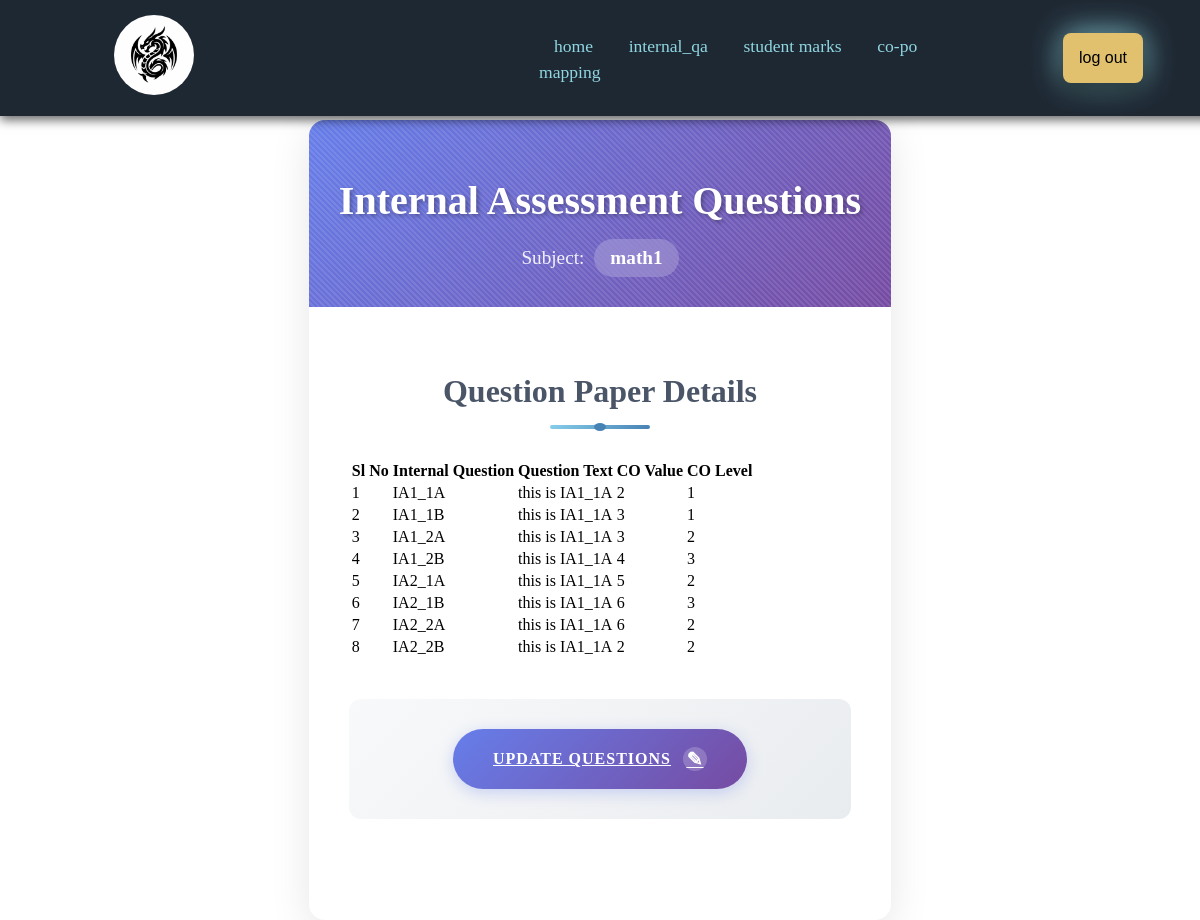
Screenshot of /user/internal_qa.php (signed in) with the database file from the repository.
### tables this page shows
CREATE TABLE `internals` (
  `subject` varchar(20) NOT NULL,
  `IA1_1A` varchar(500) NOT NULL,
  `IA1_1A_CO` varchar(3) NOT NULL,
  `IA1_1A_LV` varchar(20) NOT NULL,
  `IA1_1B` varchar(500) NOT NULL,
  `IA1_1B_CO` varchar(3) NOT NULL,
  `IA1_1B_LV` varchar(20) NOT NULL,
  `IA1_2A` varchar(500) NOT NULL,
  `IA1_2A_CO` varchar(3) NOT NULL,
  `IA1_2A_LV` varchar(20) NOT NULL,
  `IA1_2B` varchar(500) NOT NULL,
  `IA1_2B_CO` varchar(3) NOT NULL,
  `IA1_2B_LV` varchar(20) NOT NULL,
  `IA2_1A` varchar(500) NOT NULL,
  `IA2_1A_CO` varchar(3) NOT NULL,
  `IA2_1A_LV` varchar(20) NOT NULL,
  `IA2_1B` varchar(500) NOT NULL,
  `IA2_1B_CO` varchar(3) NOT NULL,
  `IA2_1B_LV` varchar(20) NOT NULL,
  `IA2_2A` varchar(500) NOT NULL,
  `IA2_2A_CO` varchar(3) NOT NULL,
  `IA2_2A_LV` varchar(20) NOT NULL,
  `IA2_2B` varchar(500) NOT NULL,
  `IA2_2B_CO` varchar(3) NOT NULL,
  `IA2_2B_LV` varchar(20) NOT NULL
);

### user/internal_qa.php (the view, shortened to what this page needs)
<?php
    include("connect.php");
?>
<!DOCTYPE html>
<html lang="en">
<head>
    <link rel="stylesheet" href="../static/css/home.css">
    <link rel="stylesheet" href="../static/css/user_op2.css">
</head>
<body>
        <nav>
    <div class="nav_elements">
        <a href="./home.php" class="logo"><img src="../static/img/logo.png" alt=""></a>
    </div>
    <div class="nav_elements">
        <a href="./home.php">home</a>
        <a href="./internal_qa.php">internal_qa</a>
        <a href="./marks.php">student marks</a>
        <a href="./mapping.php">co-po mapping</a>
    </div>
    <div class="log_out_btn">
        <form action="<?php $_SERVER['PHP_SELF'] ?>" method="post">
            <button name="logout" value="logout">log out</button>
        </form>
    </div>
    </nav>
    <?php
$id = $_SESSION['username'];
$sql = "SELECT * FROM `internals` WHERE subject ='$id'";
$result = mysqli_query($conn, $sql);
if(mysqli_num_rows($result) == 0) {
    echo '<div class="ia-form-container">';
    echo '<div class="form-header">';
    echo '<h1 class="form-title">Internal Assessment Questions</h1>';
    echo '<div class="subject-info">';
    echo '<span class="subject-label">Subject:</span>';
    echo '<span class="subject-id">' . htmlspecialchars($id) . '</span>';
    echo '</div>';
    echo '</div>';
    echo '<div class="ia-main-form">';
    echo '<div class="ia-section">';
    echo '<div class="section-header">';
    echo '<h2 class="section-title">No Questions Found</h2>';
    echo '<div class="section-divider"></div>';
    echo '</div>';
    echo '<div class="question-card">';
    echo '<div class="question-header">';
    echo '<h3 class="question-title">Add New Questions</h3>';
    echo '</div>';
    echo '<div class="question-content">';
    echo '<p style="text-align: center; margin-bottom: 20px; color: #666; font-size: 1.1rem;">No internal assessment questions have been added for this subject yet.</p>';
    echo '<div class="submit-section">';
    echo '<a href="insert_qa.php?insertid=' . urlencode($id) . '" class="submit-btn">';
    echo '<span class="btn-text">Add Internal Questions</span>';
    echo '<span class="btn-icon">+</span>';
    echo '</a>';
    echo '</div>';
    echo '</div>';
    echo '</div>';
    echo '</div>';
    echo '</div>';
    echo '</div>';
} else {
    $row = mysqli_fetch_assoc($result);
    echo '<div class="ia-form-container">';
    echo '<div class="form-header">';
    echo '<h1 class="form-title">Internal Assessment Questions</h1>';
    echo '<div class="subject-info">';
    echo '<span class="subject-label">Subject:</span>';
    echo '<span class="subject-id">' . htmlspecialchars($id) . '</span>';
    echo '</div>';
    echo '</div>';
    echo '<div class="ia-main-form">';
    echo '<div class="ia-section">';
    echo '<div class="section-header">';
    echo '<h2 class="section-title">Question Paper Details</h2>';
    echo '<div class="section-divider"></div>';
    echo '</div>';
    echo '<div class="questions-table-container">';
    echo '<table class="questions-table">';
    echo '<thead>';
    echo '<tr>';
    echo '<th class="table-header">Sl No</th>';
    echo '<th class="table-header">Internal Question</th>';
    echo '<th class="table-header">Question Text</th>';
    echo '<th class="table-header">CO Value</th>';
    echo '<th class="table-header">CO Level</th>';
    echo '</tr>';
    echo '</thead>';
    echo '<tbody>';
    $questions = [
        ['IA1_1A', $row['IA1_1A'], $row['IA1_1A_CO'], $row['IA1_1A_LV']],
        ['IA1_1B', $row['IA1_1B'], $row['IA1_1B_CO'], $row['IA1_1B_LV']],
        ['IA1_2A', $row['IA1_2A'], $row['IA1_2A_CO'], $row['IA1_2A_LV']],
        ['IA1_2B', $row['IA1_2B'], $row['IA1_2B_CO'], $row['IA1_2B_LV']],
        ['IA2_1A', $row['IA2_1A'], $row['IA2_1A_CO'], $row['IA2_1A_LV']],
        ['IA2_1B', $row['IA2_1B'], $row['IA2_1B_CO'], $row['IA2_1B_LV']],
        ['IA2_2A', $row['IA2_2A'], $row['IA2_2A_CO'], $row['IA2_2A_LV']],
        ['IA2_2B', $row['IA2_2B'], $row['IA2_2B_CO'], $row['IA2_2B_LV']]
    ];
    for($i = 0; $i < count($questions); $i++) {
        echo '<tr class="table-row">';
        echo '<td class="table-cell serial-cell">' . ($i + 1) . '</td>';
        echo '<td class="table-cell question-code-cell">' . htmlspecialchars($questions[$i][0]) . '</td>';
        echo '<td class="table-cell question-text-cell">' . htmlspecialchars($questions[$i][1]) . '</td>';
        echo '<td class="table-cell co-cell">' . htmlspecialchars($questions[$i][2]) . '</td>';
        echo '<td class="table-cell level-cell">' . htmlspecialchars($questions[$i][3]) . '</td>';
        echo '</tr>';
    }
    echo '</tbody>';
    echo '</table>';
    echo '</div>';
    echo '<div class="submit-section">';
    echo '<a href="qa_update.php?updateid=' . urlencode($id) . '" class="submit-btn">';
    echo '<span class="btn-text">Update Questions</span>';
    echo '<span class="btn-icon">✎</span>';
    echo '</a>';
    echo '</div>';
    echo '</div>';
    echo '</div>';
    echo '</div>';
}
?>
</body>
</html>

### static/css/home.css (style rules this page uses)
body { margin: 0; margin-top: 10%; padding: 0; background-color:white; color: #000000; display: flex; min-height: 100vh; }
nav { font-size: 1.4em; background: #1e2833; padding: 15px; display: flex; justify-content: space-between; align-items: center; box-shadow: 0 4px 10px rgba(0, 0, 0, 0.6); width: 100%; position: fixed; top: 0; z-index: 1000; }
.logo img { display: inline-block; padding: 0; width: 80px; border-radius: 50%; margin: 0 auto; margin-left: 20%; }
nav a { color: #8fd6e1; text-decoration: none; margin: 0 15px; font-size: 1.1rem; transition: color 0.3s ease-in-out; }
.nav_elements { display: inline-block; width: 35%; align-items: center; justify-content: center; }
.log_out_btn { margin-right: 6%; }
.log_out_btn button { background: #e1c16e; color: #000; border: none; border-radius: 8px; font-size: 1rem; cursor: pointer; transition: background 0.3s ease-in-out, transform 0.2s ease-in-out; }
form { background: #1e2833; border-radius: 12px; box-shadow: 0 8px 20px rgba(0, 0, 0, 0.6), 0 0 30px #8fd6e1; text-align: center; margin: 0; }
button { background: #e1c16e; color: #000; border: none; border-radius: 8px; padding: 16px; font-size: 1rem; cursor: pointer; transition: background 0.3s ease-in-out, transform 0.2s ease-in-out; }

### static/css/user_op2.css (style rules this page uses)
.ia-form-container { max-width: 1400px; margin: 0 auto; background: white; border-radius: 16px; box-shadow: 0 10px 40px rgba(0, 0, 0, 0.1); overflow: hidden; }
.form-header { background: linear-gradient(135deg, #667eea 0%, #764ba2 100%); color: white; padding: 30px; text-align: center; position: relative; overflow: hidden; }
.form-header::before { content: ''; position: absolute; top: -50%; left: -50%; width: 200%; height: 200%; background: repeating-linear-gradient( 45deg, transparent, transparent 2px, rgba(255, 255, 255, 0.1) 2px, rgba(255, 255, 255, 0.1) 4px ); animation: shimmer 3s linear infinite; }
.form-title { font-size: 2.5rem; font-weight: 700; margin-bottom: 15px; text-shadow: 2px 2px 4px rgba(0, 0, 0, 0.3); position: relative; z-index: 1; }
.subject-info { font-size: 1.2rem; display: flex; justify-content: center; align-items: center; gap: 10px; position: relative; z-index: 1; }
.subject-label { font-weight: 500; opacity: 0.9; }
.subject-id { background: rgba(255, 255, 255, 0.2); padding: 8px 16px; border-radius: 20px; font-weight: 600; backdrop-filter: blur(10px); }
.ia-main-form { padding: 40px; }
.ia-section { margin-bottom: 50px; }
.section-header { text-align: center; margin-bottom: 30px; }
.section-title { font-size: 2rem; font-weight: 600; color: #4a5568; margin-bottom: 15px; position: relative; display: inline-block; }
.section-divider { width: 100px; height: 4px; background: linear-gradient(135deg, #87ceeb, #4682b4); margin: 0 auto; border-radius: 2px; position: relative; }
.section-divider::after { content: ''; position: absolute; top: -2px; left: 50%; transform: translateX(-50%); width: 12px; height: 8px; background: #4682b4; border-radius: 50%; }
.submit-section { text-align: center; padding: 30px; background: linear-gradient(135deg, #f8f9fa, #e9ecef); border-radius: 12px; margin-top: 40px; }
.submit-btn { background: linear-gradient(135deg, #667eea, #764ba2); color: white; border: none; padding: 18px 40px; border-radius: 50px; font-size: 1.1rem; font-weight: 600; cursor: pointer; transition: all 0.3s ease; display: inline-flex; align-items: center; gap: 12px; text-transform: uppercase; letter-spacing: 1px; box-shadow: 0 4px 15px rgba(102, 126, 234, 0.3); }
.btn-text { font-size: 1rem; }
.btn-icon { font-size: 1.2rem; background: rgba(255, 255, 255, 0.2); width: 24px; height: 24px; border-radius: 50%; display: flex; align-items: center; justify-content: center; }

### rows the page displays
internals: IA1_1A "this is IA1_1A", IA1_1A_CO "2", IA1_1A_LV "1", IA1_1B "this is IA1_1A", IA1_2B_CO "4", IA2_1A_CO "5"

### other values shown
$id "math1"
$questions[$i][0] "IA1_1A"
$questions[$i][0] "IA1_1B"
$questions[$i][2] "3"
$questions[$i][0] "IA1_2A"
$questions[$i][3] "2"
$questions[$i][0] "IA1_2B"
$questions[$i][3] "3"
$questions[$i][0] "IA2_1A"
$questions[$i][0] "IA2_1B"
$questions[$i][2] "6"
$questions[$i][0] "IA2_2A"
$questions[$i][0] "IA2_2B"
